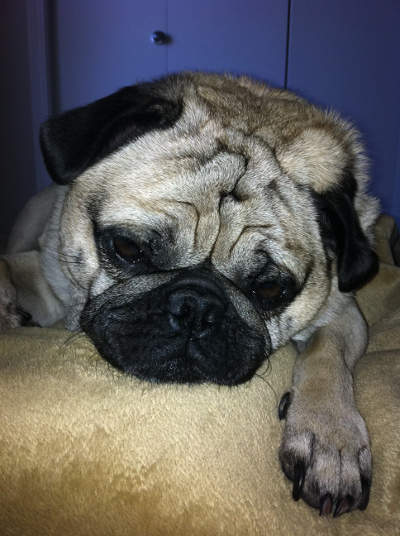
#> input picture ch10/Benson.jpg, 400 x 536 px
$ python strategy.py
#> lines starting #> are read from the running program, lines starting #| are printed output that depends on the picture
from PIL import Image


"""
Demonstration of the strategy pattern.

The strategy pattern is an example of abstraction in OOP. It implements
different solutions in different objects, all having the same abstraction
interface. The client code can choose the most appropriate implementation
dynamically at runtime.

This example implements a desktop wallpaper manager which uses different
strategies to display the image on the desktop background. The strategy objects
accept two inputs, the image to be displayed and a tuple of the width and height
of the display. They each return a new image the size of the screen, with the
image manipulated to fit according to the given strategy.
"""


class TiledStrategy:
    def make_background(self, img_file, desktop_size):
        """
        Tile the image on the screen.
        :param img_file: image to display on the desktop background.
        :param desktop_size: tuple (width, height) of the screen.
        :return: new image corresponding to the size of the screen.
        """
#> called with img_file = 'Benson.jpg', desktop_size = (1024, 768)
        in_img = Image.open(img_file)
#> in_img is the input picture: PIL image 400x536 RGB; mean R, G, B 96.3, 93.8, 90.5
        out_img = Image.new('RGB', desktop_size)
#> out_img: PIL image 1024x768 RGB; every value is 0
        # Calculate the number of input images that would fit over the width
        # height of the screen.
        num_tiles = [
            o // i + 1 for o, i in zip(out_img.size, in_img.size)
        ]
#> num_tiles = [3, 2]
        # Copy the image into each tiled location.
        for x in range(num_tiles[0]):
            for y in range(num_tiles[1]):
                out_img.paste(
                    in_img,
                    (
                        in_img.size[0] * x,
                        in_img.size[1] * y,
                        in_img.size[0] * (x + 1),
                        in_img.size[1] * (y + 1)
                    )
                )
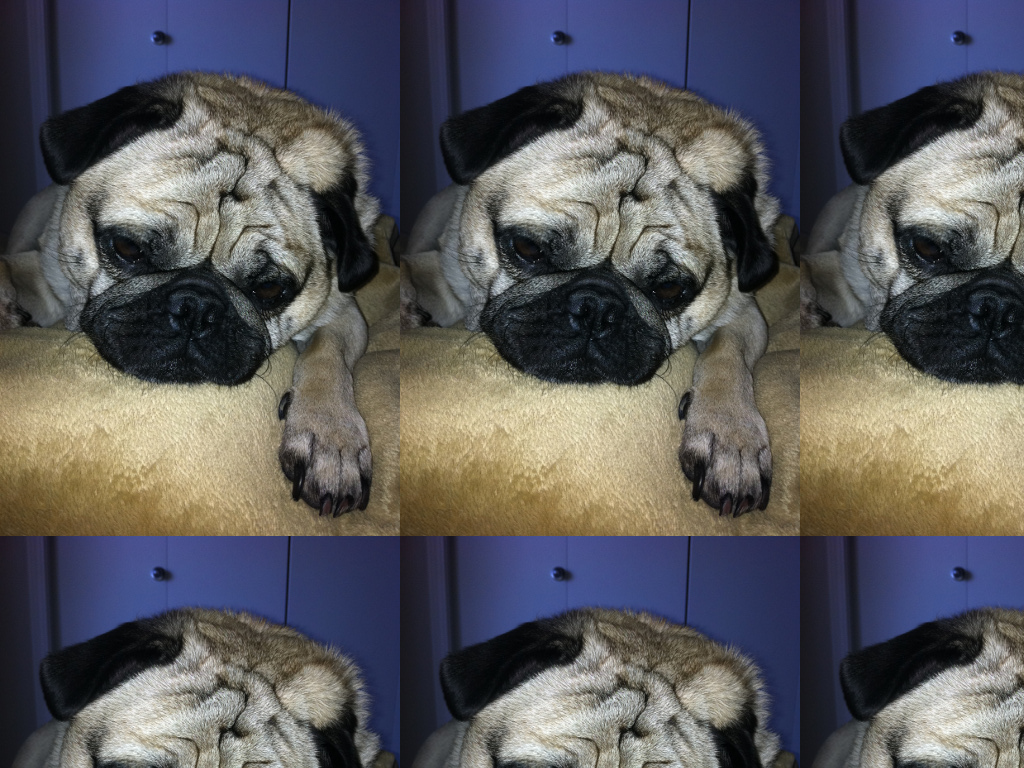
#> out_img: PIL image 1024x768 RGB; mean R, G, B 91.1, 90.2, 92.4
        return out_img


class CentredStrategy:
    def make_background(self, img_file, desktop_size):
        """
        Centre the image on the screen.
        :param img_file: image to display on the desktop background.
        :param desktop_size: tuple (width, height) of the screen.
        :return: new image corresponding to the size of the screen.
        """
        in_img = Image.open(img_file)
        out_img = Image.new('RGB', desktop_size)
        # Calculate the top left location in order to centre the image on the
        # screen.
        left = (out_img.size[0] - in_img.size[0]) // 2
        top = (out_img.size[1] - in_img.size[1]) // 2
        out_img.paste(
            in_img,
            (
                left,
                top,
                left + in_img.size[0],
                top + in_img.size[1]
            )
        )
        return out_img


class ScaledStrategy:
    """
    Scale the image on the screen.
    :param img_file: image to display on the desktop background.
    :param desktop_size: tuple (width, height) of the screen.
    :return: new image corresponding to the size of the screen.
    """
    def make_background(self, img_file, desktop_size):
        in_img = Image.open(img_file)
        # Scale the image to the desktop size; ignoring image aspect ratio.
        out_img = in_img.resize(desktop_size)
        return out_img


# Demonstrate the API
def main():
    img_filename = 'Benson.jpg'
    desktop_size = (1024, 768)
    # List of tuples containing strategy objects and corresponding output files
    strategies = [
        (TiledStrategy(), 'tiled.jpg'),
        (CentredStrategy(), 'centred.jpg'),
        (ScaledStrategy(), 'scaled.jpg')
    ]
    # Create output files based on the strategies.
    for strategy, filename in strategies:
        image = strategy.make_background(img_filename, desktop_size)
        try:
            image.save(filename)
        except IOError:
            print('Error saving the file {}'.format(filename))


if __name__ == '__main__':
    main()
